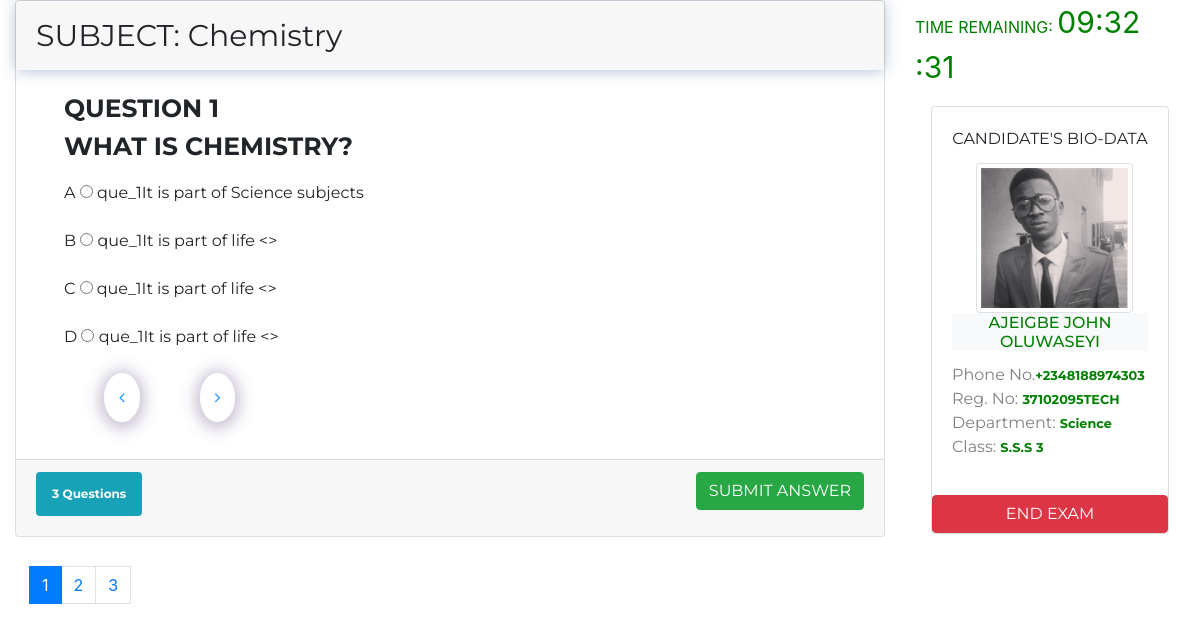
The page /take_exam.php?userid=1&cID=1&sID=2 (signed in) on the database its author committed.
### tables this page shows
CREATE TABLE `question` (
  `id` int(11) NOT NULL,
  `class_id` int(255) NOT NULL,
  `subject_id` int(255) NOT NULL,
  `question_desc` text NOT NULL,
  `option1` text NOT NULL,
  `option2` text NOT NULL,
  `option3` text NOT NULL,
  `option4` text NOT NULL,
  `true_answer` text NOT NULL,
  `uploaded_date` timestamp NOT NULL DEFAULT CURRENT_TIMESTAMP ON UPDATE CURRENT_TIMESTAMP
);

CREATE TABLE `subject` (
  `sub_id` int(255) NOT NULL,
  `class_id` int(255) NOT NULL,
  `sub_name` varchar(255) NOT NULL,
  `sub_duration` int(200) NOT NULL,
  `sub_regdate` timestamp NOT NULL DEFAULT CURRENT_TIMESTAMP ON UPDATE CURRENT_TIMESTAMP,
  `status` varchar(255) NOT NULL
);

CREATE TABLE `register` (
  `id` int(11) NOT NULL,
  `surname` varchar(300) NOT NULL,
  `otherNames` varchar(300) NOT NULL,
  `gender` varchar(300) NOT NULL,
  `phoneNumber` varchar(300) NOT NULL,
  `DateOfBirth` varchar(300) NOT NULL,
  `department` varchar(300) NOT NULL,
  `level` varchar(300) NOT NULL,
  `passport` varchar(300) NOT NULL,
  `subject1` varchar(300) NOT NULL,
  `subject2` varchar(300) NOT NULL,
  `subject3` varchar(300) NOT NULL,
  `subject4` varchar(300) NOT NULL,
  `subject5` varchar(300) NOT NULL,
  `subject6` varchar(300) NOT NULL,
  `subject7` varchar(300) NOT NULL,
  `subject8` varchar(300) NOT NULL,
  `subject9` varchar(300) NOT NULL,
  `examNumber` varchar(300) NOT NULL,
  `regDate` timestamp NOT NULL DEFAULT CURRENT_TIMESTAMP ON UPDATE CURRENT_TIMESTAMP
);

### includes/fetchUserData.php (called while the page is built, shortened)
<?php
                        $getUserId = $_SESSION['id'];
                        $selectUserId = mysqli_query($con, "SELECT * FROM register WHERE id='$getUserId' ") or die(mysqli_error());
                        $fetchUserId = mysqli_fetch_array($selectUserId);
                        $image = $fetchUserId['passport'];
                    ?>

### take_exam.php (the view, shortened to what this page needs)
<?php require ('includes/functions.php'); ?>
<?php include ('includes/header.php'); ?>
<?php
    $sesGetClassId = $_SESSION['getClassId'];
    $sesGetSubjectId = $_SESSION['getSubjectId'];
?>
<div class="container-fluid">
                <div class="row">
                     <div class="col-sm-9">
                     <div id="loop">
                            <?php
                            $selectSubject = mysqli_query($con, "SELECT sub_name FROM subject WHERE sub_id=$sesGetSubjectId");
                            $fetchSubject = mysqli_fetch_array($selectSubject);
                            $subTitle = $fetchSubject['sub_name'];
                            $selectquery = mysqli_query($con, "SELECT * FROM question WHERE class_id=$sesGetClassId AND subject_id=$sesGetSubjectId") or die(mysqli_error());
                            $countNumber = 0;
                             while ($fetchquery = mysqli_fetch_array($selectquery)):
                                $QueTitle = $fetchquery['question_desc'];
                                $option1 = $fetchquery['option1'];
                                $option2 = $fetchquery['option2'];
                                $option3 = $fetchquery['option3'];
                                $option4 = $fetchquery['option4'];
                                ?>
                                     <div class="card list-group">
                        <div class="card-header display-5">SUBJECT: <?php output($subTitle);  ?>
                     </div>
                    <div class="card-body  pl-5">
                        <div class="card-title card-title-bold">Question <?php echo $countNumber = $countNumber + 1; ?> <br> <?php echo $QueTitle; ?></div>
                        <form action="" method="POST">
                            <div class="form-group">
                              A  <input type="radio" name="que_<?php echo $fetchquery['id']; ?>" id="firstanswer" class="ans" value="<?php echo $option1; ?>"> <label for="firstanswer">que_<?php echo $fetchquery['id']; ?><?php echo $option1; ?></label>
                            </div>
                            <div class="form-group">
                              B <input type="radio" name="que_<?php echo $fetchquery['id']; ?>" id="secondanswer" class="ans" value="<?php echo $option2; ?>"> <label for="secondanswer">que_<?php echo $fetchquery['id']; ?><?php echo $option2; ?></label>
                            </div>
                            <div class="form-group">
                             C  <input type="radio" name="que_<?php echo $fetchquery['id']; ?>" id="thirdanswer" class="ans" value="<?php echo $option3; ?>"> <label for="thirdanswer">que_<?php echo $fetchquery['id']; ?><?php echo $option3; ?></label>
                            </div>
                            <div class="form-group">
                             D   <input type="radio" name="que_<?php echo $fetchquery['id']; ?>" id="fourthanswer" class="ans" value="<?php echo $option4; ?>"> <label for="fourthanswer">que_<?php echo $fetchquery['id']; ?><?php echo $option4; ?></label>
                            </div>
                            <nav aria-label="Page navigation example">
                                <ul class="paginate">
                                    <li title="Click to go to the previous page"><span class="previous"> <i class="fa fa-angle-left"></i></span></li>
                                    <li title="Click to go to the next page"><span class="next"><i class="fa fa-angle-right"></i></span></li>
                                </ul>
                                </nav>
                            </form>
                    </div>
                    <div class="card-footer">
                            <?php
                                $countQuestionNumber = mysqli_num_rows($selectquery);
                            ?>
                                    <label class="badge badge-info p-3" ><?php output($countQuestionNumber. " Questions"); ?></label>
                                    <button class="btn btn-success float-right" type="submit" onclick="submitAnswer();" >SUBMIT ANSWER</button>
                     </div>
                </div>
                             <?php  endwhile; ?>
                </div>
                 </div>
                  <div class="col-sm-3">
                  <span class="" style="color: green;">TIME REMAINING: </span> <span id="countdown" class="display-5" style="color: green;"></span>
                    <div class="card m-3">
                    <div class="card-body">
                    <?php include ('includes/fetchUserData.php'); ?>
                    <div class="card-title card-title-light text-center">Candidate's Bio-Data</div>
                    <img src="<?php echo str_replace('../', 'onlineForm/',$image); ?>" class="card-img-top img-thumbnail ml-4" alt="" style="height:150px;width: 80% !important;">
                    <div class="card-title   badge-light" style="color: green;"><h6 class="text-center"><?php output($fetchUserId['surname']. " " . $fetchUserId['otherNames']); ?></h6></div>
                            <p style="color: gray;"> Phone No.<span  style="color: green; font-weight: bold; font-size: 0.8rem;">+2348188974303</span>   <br>
                            Reg. No: <span style="color: green; font-weight: bold; font-size: 0.8rem;"><?php output($regno); ?> </span>  <br>
                            Department: <span style="color: green; font-weight: bold; font-size: 0.8rem;"><?php getDepartment($dept); ?></span>  <br>
                            Class: <span style="color: green; font-weight: bold; font-size: 0.8rem;"><?php output($level); ?> </span>  <br>
                              </p>
                    </div>
                    <button type="button" onClick="ask($takeExam)" class="btn btn-danger float-right" >END EXAM</button>
                    </div>
                    </div>
                </div>
        <div class="footer mt-3 d-flex col-sm-9 pt-10" style="overflow-x:scroll;">
                    <nav aria-label="Page navigation example">
                        <ul class="pagination justify-content-center">
                        </ul>
                    </nav>
                    </div>
   </div>
<?php include ('includes/footer.php'); ?>

### includes/functions.php (shortened to what this page needs)
<?php
    function output($value){
        echo $value."  ";
    }
    function getDepartment($value){
        switch ($value) {
            case '1':
                echo "Science";
                break;
        }
    }
?>

### css/style.css (style rules this page uses)
* { box-sizing: border-box; }
.card { font-family: 'Montserrat', sans-serif !important; }
.card-title { text-transform: uppercase; color: inherit; }
.display-5 { font-size: 30px; }
.card-header { border: none !important; box-shadow: 0 1px 15px 0 rgba(19, 61, 124, 0.32); }
.card-title-bold { font-weight: bold !important; font-size: 25px; }
.paginate { display: flex; margin-top: 10px; }
.paginate li { list-style-type: none; }
.paginate li .previous, .paginate li .next { color: dodgerblue; list-style-type: none; line-height: 50px; box-shadow: 0 2px 15px 5px rgba(86, 61, 124, 0.32); padding: 15px; width: 200px; margin: 30px; transition: 100ms all ease-in-out; border-radius: 50%; }
.paginate li .previous { margin-left: 0; }

### rows shown on the page
question: subject.sub_name "Chemistry 3 Questions", question_desc "WHAT IS CHEMISTRY?", id "1", option1 "It is part of Science subjects", option2 "It is part of life <>", option3 "It is part of life <>", option4 "It is part of life <>"
register: passport (picture), examNumber "37102095TECH S.S.S 3"

### other values the page prints
$value "AJEIGBE JOHN OLUWASEYI"
